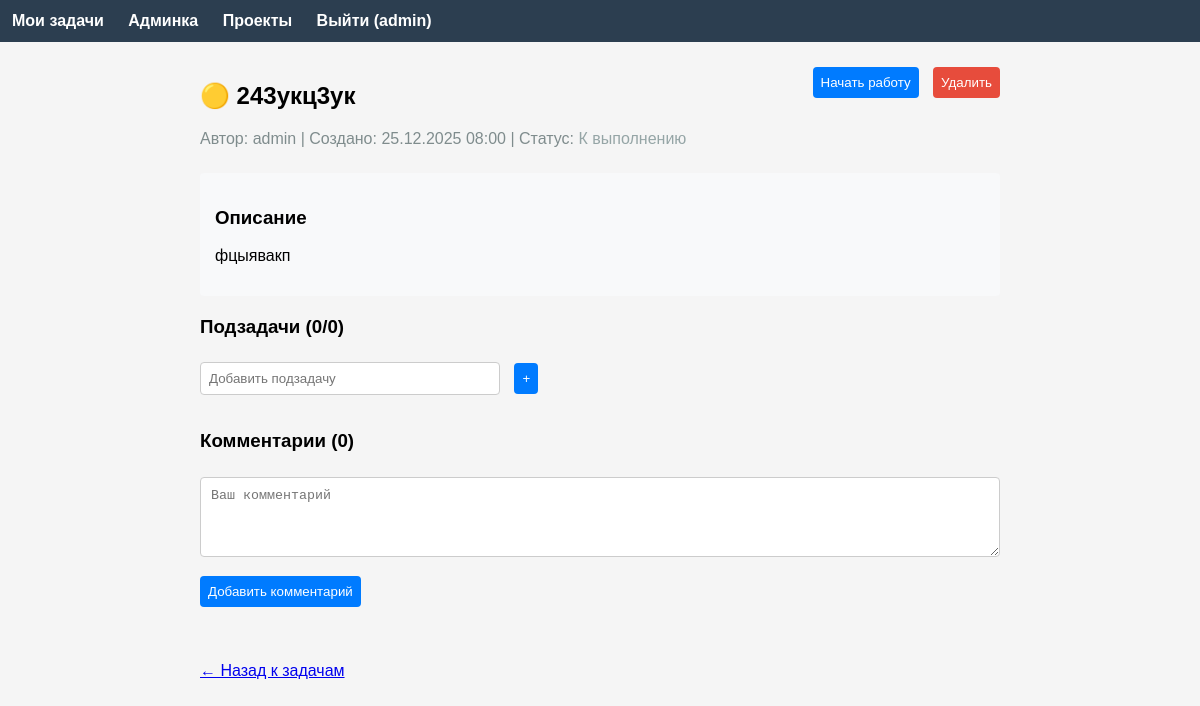
Page /task/1 (signed in) on the earlier database version.
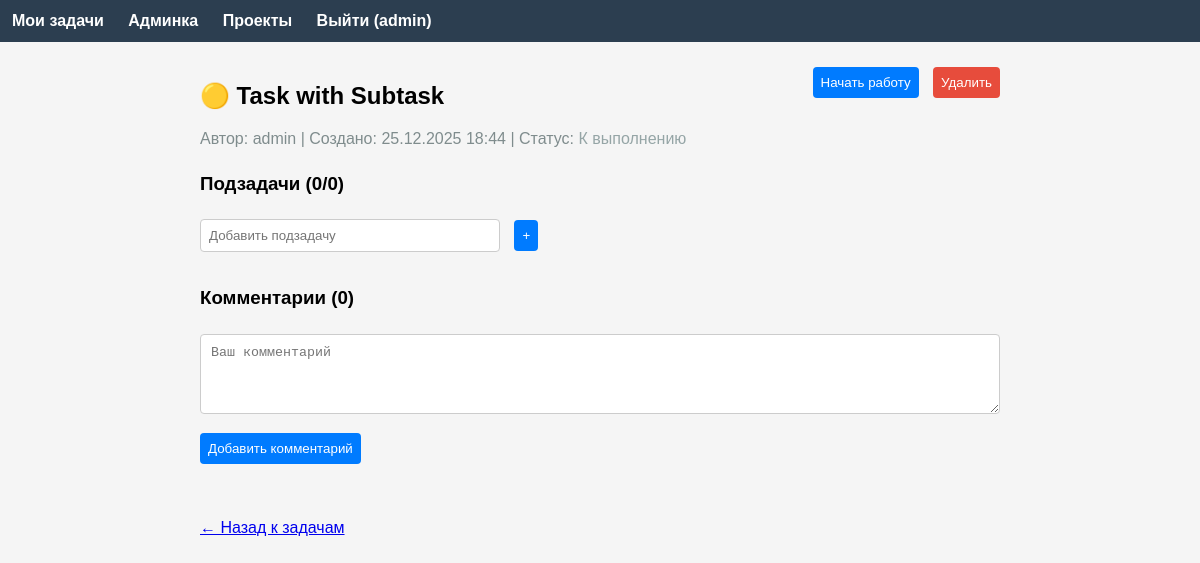
Same page on the later database version.
### app/models.py (models this page shows, shortened)
class User(UserMixin, db.Model):
    id = db.Column(db.Integer, primary_key=True)
    username = db.Column(db.String(64), index=True, unique=True, nullable=False)
    password_hash = db.Column(db.String(128), nullable=False)
    access_level = db.Column(db.Integer, default=1, nullable=False)
    authored_tasks = db.relationship('Task', back_populates='author', lazy='dynamic')
    assigned_tasks = db.relationship('Task', secondary=task_assignees, back_populates='assignees')
    comments = db.relationship('Comment', back_populates='author', lazy='dynamic')
    authored_projects = db.relationship('Project', back_populates='author', lazy='dynamic')
    def is_admin(self):
        return self.access_level == 0

class Task(db.Model):
    id = db.Column(db.Integer, primary_key=True)
    title = db.Column(db.String(100), nullable=False)
    description = db.Column(db.Text)
    created_at = db.Column(db.DateTime, default=datetime.now)
    completed_at = db.Column(db.DateTime, nullable=True)
    user_id = db.Column(db.Integer, db.ForeignKey('user.id'), nullable=False)
    project_id = db.Column(db.Integer, db.ForeignKey('project.id'), nullable=True)
    status = db.Column(db.String(20), default='todo')
    priority = db.Column(db.Integer, default=2)
    deadline = db.Column(db.Date, nullable=True)
    author = db.relationship('User', back_populates='authored_tasks')
    assignees = db.relationship('User', secondary=task_assignees, back_populates='assigned_tasks')
    project = db.relationship('Project', back_populates='tasks')
    comments = db.relationship('Comment', back_populates='task', cascade='all, delete-orphan')
    subtasks = db.relationship('Subtask', back_populates='task', cascade='all, delete-orphan')
    def is_visible_to(self, user):
        if user.is_admin():
            return True
        return user.id == self.user_id or user in self.assignees
    def get_priority_emoji(self):
        return {1: '🟢', 2: '🟡', 3: '🟠', 4: '🔴'}.get(self.priority, '⚪')
    def get_status_display(self):
        return {
            'todo': 'К выполнению',
            'in_progress': 'В работе',
            'review': 'На проверке',
            'done': 'Готово'
        }.get(self.status, self.status)
    def get_status_color(self):
        return {
            'todo': '#95a5a6',
            'in_progress': '#3498db',
            'review': '#f39c12',
            'done': '#2ecc71'
        }.get(self.status, '#95a5a6')
    def can_mark_as_done(self, user):
        if user.is_admin():
            return True
        return user in self.assignees
    def can_approve(self, user):
        if user.is_admin():
            return True
        return user.id == self.user_id

### app/main/routes.py (the view)
@main.route('/task/<int:id>')
@login_required
def view_task(id):
    task = Task.query.get_or_404(id)
    if not task.is_visible_to(current_user):
        flash('Нет доступа к этой задаче')
        return redirect(url_for('main.tasks'))
    users = User.query.all()
    return render_template('task_detail.html', task=task, users=users)

### app/__init__.py (called while the page is built)
def create_app():
    app = Flask(__name__)
    app.config['SECRET_KEY'] = os.environ.get('SECRET_KEY', 'dev-secret-key')
    app.config['SQLALCHEMY_DATABASE_URI'] = 'sqlite:///task_manager.db'
    app.config['SQLALCHEMY_TRACK_MODIFICATIONS'] = False
    db.init_app(app)
    login_manager.init_app(app)
    login_manager.login_view = 'auth.login'
    from .models import User
    @login_manager.user_loader
    def load_user(user_id):
        return User.query.get(int(user_id))
    from .auth import auth as auth_blueprint
    app.register_blueprint(auth_blueprint)
    from .main import main as main_blueprint
    app.register_blueprint(main_blueprint)
    from .api import api as api_blueprint
    app.register_blueprint(api_blueprint, url_prefix='/api')
    return app

### app/templates/task_detail.html (shortened to what this page needs)
{% extends "base.html" %}
{% block content %}
<div style="max-width:800px; margin:0 auto;">
    <div style="display:flex; justify-content:space-between; align-items:flex-start; margin-bottom:20px;">
        <div>
            <h2>{{ task.get_priority_emoji() }} {{ task.title }}</h2>
            <p style="color:#7f8c8d; margin:5px 0;">
                Автор: {{ task.author.username }} |
                Создано: {{ task.created_at.strftime('%d.%m.%Y %H:%M') }} |
                Статус: <span style="color:{{ task.get_status_color() }};">{{ task.get_status_display() }}</span>
            </p>
        </div>
        <div>
            {% if task.status == 'todo' and task.can_mark_as_done(current_user) %}
                <form method="post" action="{{ url_for('main.mark_task_done', id=task.id) }}" style="display:inline;">
                    <button type="submit">Начать работу</button>
                </form>
            {% elif task.status == 'in_progress' and task.can_mark_as_done(current_user) %}
                <form method="post" action="{{ url_for('main.mark_task_done', id=task.id) }}" style="display:inline;">
                    <button type="submit">Отправить на проверку</button>
                </form>
            {% elif task.status == 'review' and task.can_approve(current_user) %}
                <form method="post" action="{{ url_for('main.approve_task', id=task.id) }}" style="display:inline;">
                    <button type="submit" style="background:#2ecc71;">Подтвердить выполнение</button>
                </form>
            {% endif %}
            {% if task.can_approve(current_user) %}
                <form method="post" action="{{ url_for('main.delete_task', id=task.id) }}" style="display:inline; margin-left:10px;">
                    <button type="submit" onclick="return confirm('Удалить задачу?')" style="background:#e74c3c;">Удалить</button>
                </form>
            {% endif %}
        </div>
    </div>
    {% if task.description %}
    <div style="background:#f8f9fa; padding:15px; border-radius:4px; margin:20px 0;">
        <h3>Описание</h3>
        <p>{{ task.description }}</p>
    </div>
    {% endif %}
    <div style="margin:20px 0;">
        <h3>Подзадачи ({{ task.subtasks|selectattr('completed', 'equalto', true)|list|length }}/{{ task.subtasks|length }})</h3>
        <form method="post" action="{{ url_for('main.add_subtask', id=task.id) }}" style="margin-top:15px;">
            <input type="text" name="title" placeholder="Добавить подзадачу" style="width:300px; padding:8px; margin-right:10px;" required>
            <button type="submit">+</button>
        </form>
    </div>
    <div style="margin:30px 0;">
        <h3>Комментарии ({{ task.comments|length }})</h3>
        <form method="post" action="{{ url_for('main.add_comment', id=task.id) }}" style="margin-top:20px;">
            <textarea name="content" placeholder="Ваш комментарий" style="width:100%; height:80px; padding:10px; margin-bottom:10px;" required></textarea>
            <button type="submit">Добавить комментарий</button>
        </form>
    </div>
    <a href="{{ url_for('main.tasks') }}" style="display:inline-block; margin-top:20px;">← Назад к задачам</a>
</div>
{% endblock %}

### app/templates/base.html (shortened to what this page needs)
<!DOCTYPE html>
<html lang="ru">
<head>
    <link rel="stylesheet" href="{{ url_for('static', filename='style.css') }}">
</head>
<body>
    <nav>
        {% if current_user.is_authenticated %}
            <a href="{{ url_for('main.tasks') }}">Мои задачи</a>
            {% if current_user.is_admin() %}
                <a href="{{ url_for('main.admin') }}">Админка</a>
            {% endif %}
            <a href="{{ url_for('main.projects') }}">Проекты</a>
            <a href="{{ url_for('auth.logout') }}">Выйти ({{ current_user.username }})</a>
        {% else %}
            <a href="{{ url_for('main.index') }}">Главная</a>
            <a href="{{ url_for('auth.login') }}">Вход</a>
            <a href="{{ url_for('auth.register') }}">Регистрация</a>
        {% endif %}
    </nav>
    <main>
        {% block content %}{% endblock %}
    </main>
</body>
</html>

### app/static/style.css (style rules this page uses)
body { font-family: Arial, sans-serif; margin: 0; padding: 0; background: #f5f5f5; }
nav { background: #2c3e50; padding: 12px; }
nav a { color: white; margin-right: 20px; text-decoration: none; font-weight: bold; }
main { max-width: 900px; margin: 20px auto; padding: 0 15px; }
input, textarea, button, select { margin: 5px 0; padding: 8px; border: 1px solid #ccc; border-radius: 4px; width: 100%; box-sizing: border-box; }
button { background: #007bff; color: white; border: none; cursor: pointer; border-radius: 4px; width: auto; }
form { margin: 0; }
textarea { height: 80px; }

Differences in the rows shown:
changed Task "К выполнению": title "243укц3ук" → "Task with Subtask"; created_at "25.12.2025 08:00" → "25.12.2025 18:44"; description "фцыявакп" → (not shown)
Other differences:
text no longer shown: "Описание"
